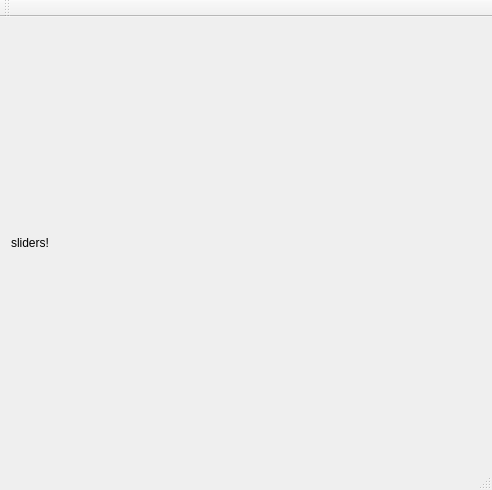
<?xml version="1.0" encoding="UTF-8"?>
<ui version="4.0">
 <class>MainWindow</class>
 <widget class="QMainWindow" name="MainWindow">
  <property name="geometry">
   <rect>
    <x>0</x>
    <y>0</y>
    <width>492</width>
    <height>490</height>
   </rect>
  </property>
  <property name="minimumSize">
   <size>
    <width>0</width>
    <height>0</height>
   </size>
  </property>
  <property name="windowTitle">
   <string>MainWindow</string>
  </property>
  <widget class="QWidget" name="centralWidget">
   <layout class="QVBoxLayout" name="verticalLayout">
    <item>
     <widget class="QLabel" name="label">
      <property name="sizePolicy">
       <sizepolicy hsizetype="Preferred" vsizetype="Preferred">
        <horstretch>0</horstretch>
        <verstretch>1</verstretch>
       </sizepolicy>
      </property>
      <property name="text">
       <string>sliders!</string>
      </property>
     </widget>
    </item>
   </layout>
  </widget>
  <widget class="QMenuBar" name="menuBar">
   <property name="geometry">
    <rect>
     <x>0</x>
     <y>0</y>
     <width>492</width>
     <height>27</height>
    </rect>
   </property>
  </widget>
  <widget class="QToolBar" name="toolBar">
   <attribute name="toolBarArea">
    <enum>TopToolBarArea</enum>
   </attribute>
   <attribute name="toolBarBreak">
    <bool>false</bool>
   </attribute>
  </widget>
  <widget class="QStatusBar" name="statusBar"/>
  <action name="actionQuit">
   <property name="text">
    <string>Quit</string>
   </property>
  </action>
 </widget>
 <layoutdefault spacing="6" margin="11"/>
 <resources/>
 <connections/>
</ui>
